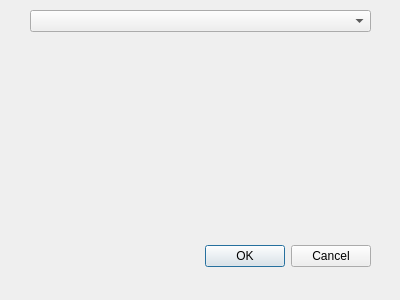
<?xml version="1.0" encoding="UTF-8"?>
<ui version="4.0">
 <class>SerialDialog</class>
 <widget class="QDialog" name="SerialDialog">
  <property name="geometry">
   <rect>
    <x>0</x>
    <y>0</y>
    <width>400</width>
    <height>300</height>
   </rect>
  </property>
  <property name="windowTitle">
   <string>Avaliable Serialports</string>
  </property>
  <widget class="QDialogButtonBox" name="buttonBox">
   <property name="geometry">
    <rect>
     <x>30</x>
     <y>240</y>
     <width>341</width>
     <height>32</height>
    </rect>
   </property>
   <property name="orientation">
    <enum>Qt::Horizontal</enum>
   </property>
   <property name="standardButtons">
    <set>QDialogButtonBox::Cancel|QDialogButtonBox::Ok</set>
   </property>
  </widget>
  <widget class="QWidget" name="">
   <property name="geometry">
    <rect>
     <x>30</x>
     <y>10</y>
     <width>341</width>
     <height>221</height>
    </rect>
   </property>
   <layout class="QVBoxLayout" name="verticalLayout_3">
    <item>
     <widget class="QComboBox" name="Serial_comboBox"/>
    </item>
    <item>
     <widget class="QLabel" name="Serial_Name">
      <property name="text">
       <string/>
      </property>
     </widget>
    </item>
    <item>
     <widget class="QLabel" name="Serial_Details">
      <property name="text">
       <string/>
      </property>
     </widget>
    </item>
    <item>
     <widget class="QLabel" name="Serial_Location">
      <property name="text">
       <string/>
      </property>
     </widget>
    </item>
    <item>
     <widget class="QLabel" name="Serial_Manufacturer">
      <property name="text">
       <string/>
      </property>
     </widget>
    </item>
   </layout>
  </widget>
 </widget>
 <resources/>
 <connections>
  <connection>
   <sender>buttonBox</sender>
   <signal>accepted()</signal>
   <receiver>SerialDialog</receiver>
   <slot>accept()</slot>
   <hints>
    <hint type="sourcelabel">
     <x>248</x>
     <y>254</y>
    </hint>
    <hint type="destinationlabel">
     <x>157</x>
     <y>274</y>
    </hint>
   </hints>
  </connection>
  <connection>
   <sender>buttonBox</sender>
   <signal>rejected()</signal>
   <receiver>SerialDialog</receiver>
   <slot>reject()</slot>
   <hints>
    <hint type="sourcelabel">
     <x>316</x>
     <y>260</y>
    </hint>
    <hint type="destinationlabel">
     <x>286</x>
     <y>274</y>
    </hint>
   </hints>
  </connection>
 </connections>
</ui>
